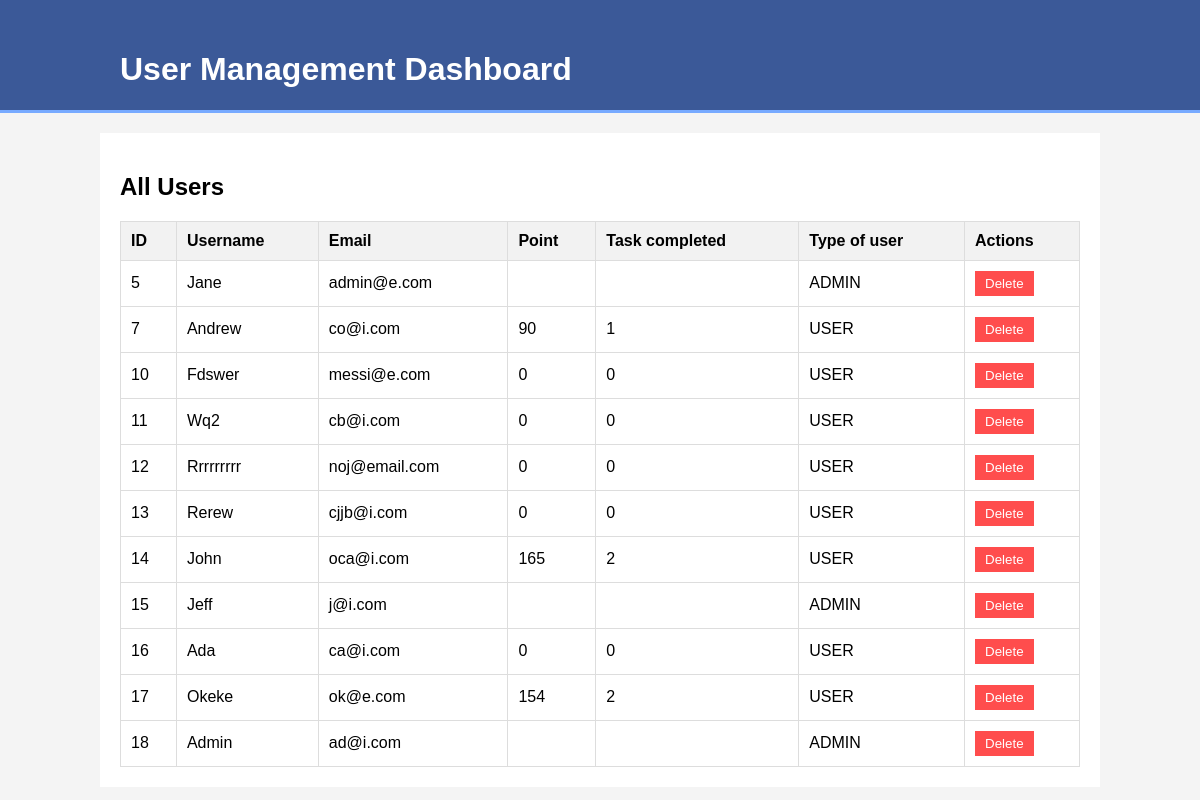
/User_manager/, run on an earlier commit of the app's database.
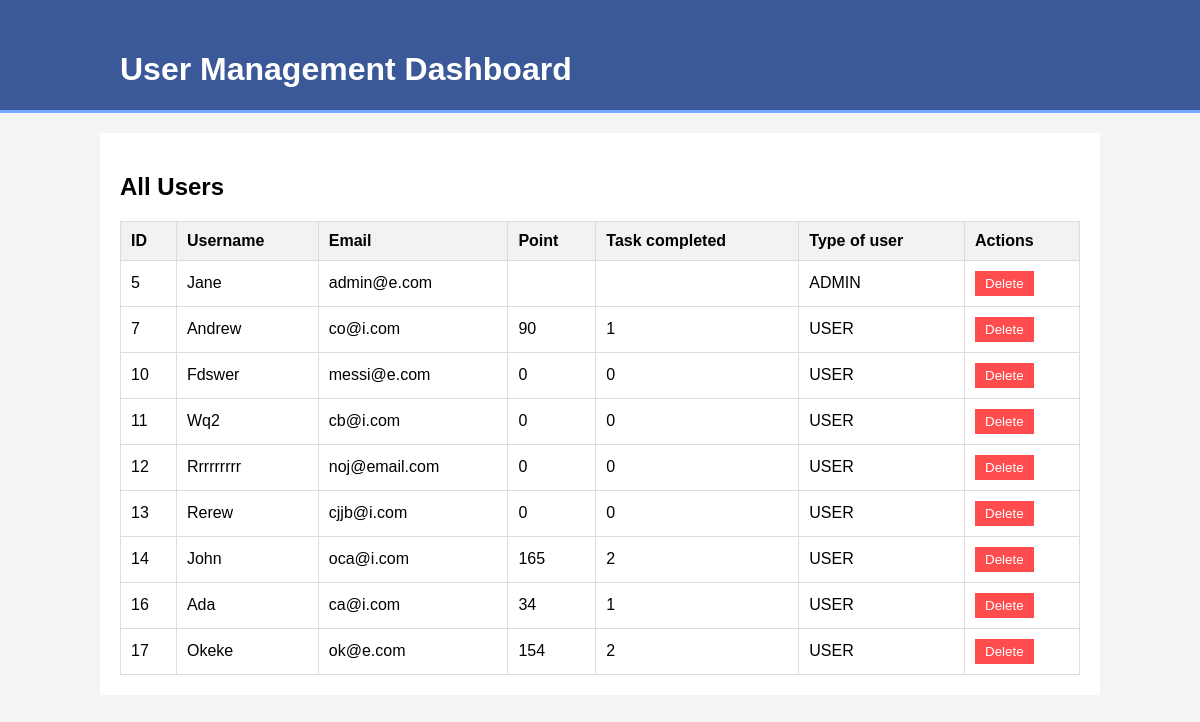
And on a later commit of the database.
### mytask/models.py (models this page shows, shortened)
class MyUsers(AbstractBaseUser,PermissionsMixin):
    class Role(models.TextChoices):
        ADMIN = 'ADMIN','Admin'
        USER = 'USER','User'
    user_type = models.CharField(max_length=50, choices=Role.choices)
    username = models.CharField(max_length=255,null=True,unique=True)
    email = models.EmailField(_("email address"), unique=True)
    created_at  = models.DateTimeField(default=timezone.now)
    is_staff = models.BooleanField(default=False)
    is_superuser = models.BooleanField(default=False)
    is_active = models.BooleanField(default=False)
    objects =  CustomUserManager()
    USERNAME_FIELD = "email"
    REQUIRED_FIELDS = ['username']

class UserProfile(models.Model):
    user = models.OneToOneField(MyUsers, on_delete = models.CASCADE,related_name='auth_users')
    total_points =models.IntegerField( default=0, blank=True)
    number_of_task_completed = models.IntegerField(default=0,blank=True)

### mytask/views.py (the view)
# urls.py: path('User_manager/',views.view_all_user, name='view_all_user'),
def view_all_user(request):
    users = MyUsers.objects.only('email').order_by('id')
    context = {'users':users}
    return render(request,'mytask/all_users.html',context)

### mytask/templates/mytask/all_users.html (shortened to what this page needs)
<!DOCTYPE html>
<html lang="en">
<head>
</head>
<body>
    <header>
        <div class="container">
            <h1>User Management Dashboard</h1>
        </div>
    </header>
    <div class="container main">
        <h2>All Users</h2>
        <table>
            <thead>
                <tr>
                    <th>ID</th>
                    <th>Username</th>
                    <th>Email</th>
                    <th>Point</th>
                    <th>Task completed</th>
                    <th>Type of user</th>
                    <th>Actions</th>
                </tr>
            </thead>
            <tbody>
                {% for user in users %}
                <tr>
                    <td>{{ user.id }}</td>
                    <td>{{ user.username }}</td>
                    <td>{{ user.email }}</td>
                    <td>{{ user.auth_users.total_points}}</td>
                    <td>{{ user.auth_users.number_of_task_completed }}</td>
                    <td>{{ user.user_type }}</td>
                    <td>
                    <a href='{% url "delete_user" user.id %}'><button type="submit" class="btn-delete">Delete</button></a>
                    </td>
                </tr>
                {% endfor %}
            </tbody>
        </table>
    </div>
</body>
</html>

### mytask/templates/mytask/all_users.html (style rules this page uses)
body { font-family: Arial, sans-serif; background-color: #f4f4f4; margin: 0; padding: 0; }
.container { width: 80%; margin: auto; overflow: hidden; }
header { background: #3b5998; color: #fff; padding-top: 30px; min-height: 70px; border-bottom: #77aaff 3px solid; }
.main { padding: 20px; background: #fff; margin-top: 20px; }
table { width: 100%; border-collapse: collapse; }
table, th, td { border: 1px solid #ddd; }
th, td { padding: 10px; text-align: left; }
th { background-color: #f2f2f2; }
.btn-delete { background-color: #ff4d4d; color: white; border: none; padding: 5px 10px; cursor: pointer; }

What changed in the data, as far as the page shows it:
removed MyUsers: id "15", username "Jeff", email "j@i.com", user_type "ADMIN"
removed MyUsers: id "18", username "Admin", email "ad@i.com", user_type "ADMIN"
changed MyUsers "Ada": auth_users.total_points "0" → "34"; auth_users.number_of_task_completed "0" → "1"
